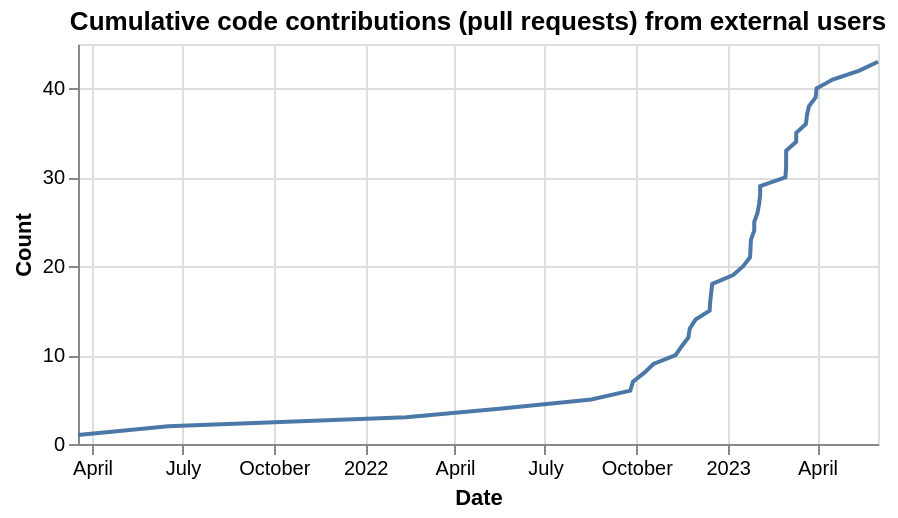

Vega-Lite specification for this chart:
### Vega-Lite specification from a JSON file in a GitHub repository (floating-point values rounded to 4 significant figures)
{"config": {"view": {"continuousWidth": 400, "continuousHeight": 300}}, "data": {"name": "data-64b9f1367cf0c147fbb8d31d6403fc46"}, "mark": "line", "encoding": {"x": {"axis": {"title": "Date"}, "field": "interaction_createdAt", "type": "temporal"}, "y": {"axis": {"title": "Count"}, "field": "cumulative_count", "type": "quantitative"}}, "height": 200, "title": "Cumulative code contributions (pull requests) from external users", "transform": [{"window": [{"op": "count", "as": "cumulative_count"}], "sort": [{"field": "interaction_createdAt"}]}], "$schema": "https://vega.github.io/schema/vega-lite/v4.17.0.json", "datasets": {"data-64b9f1367cf0c147fbb8d31d6403fc46": [{"interaction_createdAt": "2021-03-17T20:21:39+00:00"}, {"interaction_createdAt": "2021-06-16T18:28:24+00:00"}, {"interaction_createdAt": "2022-02-11T09:53:46+00:00"}, {"interaction_createdAt": "2022-05-18T18:04:27+00:00"}, {"interaction_createdAt": "2022-08-16T17:37:01+00:00"}, {"interaction_createdAt": "2022-09-24T22:36:24+00:00"}, {"interaction_createdAt": "2022-09-27T16:19:28+00:00"}, {"interaction_createdAt": "2022-10-08T21:21:56+00:00"}, {"interaction_createdAt": "2022-10-18T06:43:35+00:00"}, {"interaction_createdAt": "2022-11-09T14:34:37+00:00"}, {"interaction_createdAt": "2022-11-15T19:00:46+00:00"}, {"interaction_createdAt": "2022-11-22T11:34:32+00:00"}, {"interaction_createdAt": "2022-11-23T20:58:35+00:00"}, {"interaction_createdAt": "2022-11-29T16:09:16+00:00"}, {"interaction_createdAt": "2022-12-13T21:07:40+00:00"}, {"interaction_createdAt": "2022-12-14T10:04:50+00:00"}, {"interaction_createdAt": "2022-12-15T09:47:26+00:00"}, {"interaction_createdAt": "2022-12-16T11:00:11+00:00"}, {"interaction_createdAt": "2023-01-06T13:22:22+00:00"}, {"interaction_createdAt": "2023-01-16T15:16:03+00:00"}, {"interaction_createdAt": "2023-01-23T13:33:49+00:00"}, {"interaction_createdAt": "2023-01-24T00:37:28+00:00"}, {"interaction_createdAt": "2023-01-24T11:08:39+00:00"}, {"interaction_createdAt": "2023-01-27T18:18:48+00:00"}, {"interaction_createdAt": "2023-01-27T19:22:02+00:00"}, {"interaction_createdAt": "2023-01-31T00:10:12+00:00"}, {"interaction_createdAt": "2023-02-01T16:20:17+00:00"}, {"interaction_createdAt": "2023-02-02T16:50:51+00:00"}, {"interaction_createdAt": "2023-02-02T17:44:38+00:00"}, {"interaction_createdAt": "2023-02-28T03:09:35+00:00"}, {"interaction_createdAt": "2023-02-28T19:36:22+00:00"}, {"interaction_createdAt": "2023-02-28T20:36:45+00:00"}, {"interaction_createdAt": "2023-02-28T21:53:12+00:00"}, {"interaction_createdAt": "2023-03-11T00:40:26+00:00"}, {"interaction_createdAt": "2023-03-11T01:15:45+00:00"}, {"interaction_createdAt": "2023-03-20T20:08:04+00:00"}, {"interaction_createdAt": "2023-03-21T19:31:14+00:00"}, {"interaction_createdAt": "2023-03-23T20:40:50+00:00"}, {"interaction_createdAt": "2023-03-30T15:01:06+00:00"}, {"interaction_createdAt": "2023-03-31T11:09:10+00:00"}, {"interaction_createdAt": "2023-04-16T18:35:44+00:00"}, {"interaction_createdAt": "2023-05-13T14:34:00+00:00"}, {"interaction_createdAt": "2023-06-01T09:11:14+00:00"}]}}
